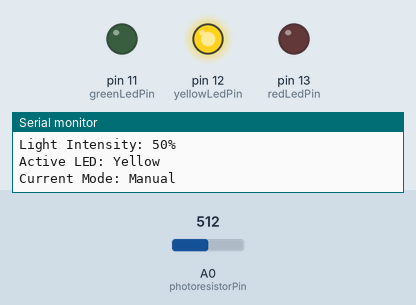
This sketch was run on a simulated Arduino Uno, built with avr-gcc and run on an emulated ATmega328P. Parts: output pins drawn as LEDs (lit = HIGH), the last lines printed to the serial monitor. The test bench sets the inputs (shaded band); at power-on: A0 (photoresistorPin) = 512.

Above: at 1.2 s.
1.3 s: A0 (photoresistorPin) set to 438
3.2 s: A0 (photoresistorPin) set to 401
At 5.1 s:
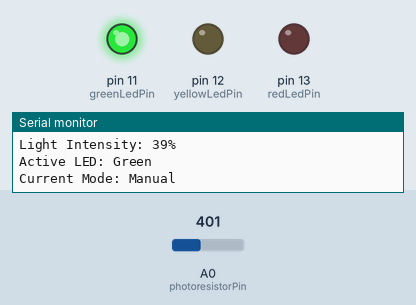
5.5 s: A0 (photoresistorPin) set to 900
At 6.7 s:
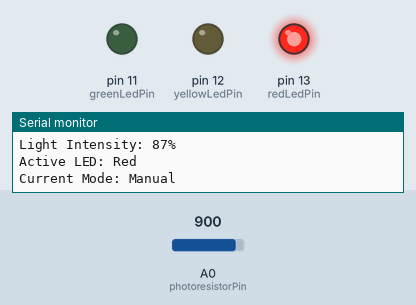
11.0 s: A0 (photoresistorPin) set to 738
12.5 s: A0 (photoresistorPin) set to 711
At 14.4 s:
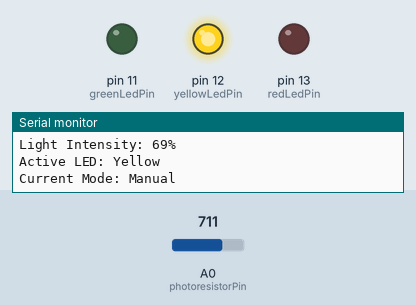
Timing chart, 0 to 15.5 s (numbered marks = the images above; inputs shaded):
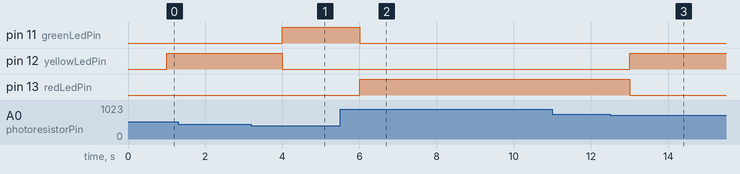

Measured:
- the behaviour switches between 420 and 419 on A0 (photoresistorPin) (found by bisection; images 0 and 1)
- the behaviour switches between 727 and 726 on A0 (photoresistorPin) (found by bisection; images 2 and 3)
- after the input at 3.2 s, pin 11 (greenLedPin): LOW → HIGH after 0.80 s; pin 12 (yellowLedPin): HIGH → LOW after 0.80 s
- after the input at 5.5 s, pin 11 (greenLedPin): HIGH → LOW after 0.50 s; pin 13 (redLedPin): LOW → HIGH after 0.50 s
- after the input at 12.5 s, pin 12 (yellowLedPin): LOW → HIGH after 0.50 s; pin 13 (redLedPin): HIGH → LOW after 0.50 s

The sketch:

SerialLightSensor.ino
```cpp
const int photoresistorPin = A0;
const int greenLedPin = 11;
const int yellowLedPin = 12;
const int redLedPin = 13;

enum Mode {
  MANUAL,
  AUTOMATIC
};
Mode currentMode = MANUAL;

int lowThreshold = 40;
int highThreshold = 70;

const int lowThreshold_auto = 40;
const int highThreshold_auto = 70;

unsigned long lastSerialPrintTime = 0;
const long serialPrintInterval = 1000;

void setup() {
  Serial.begin(9600);
  pinMode(greenLedPin, OUTPUT);
  pinMode(yellowLedPin, OUTPUT);
  pinMode(redLedPin, OUTPUT);
  Serial.println("Smart Light System Initialized.");
  Serial.println("Mode: MANUAL");
  Serial.println("Type 'MODE AUTO' or 'MODE MANUAL' to change modes.");
  Serial.println("In MANUAL mode, use 'SET LOW n' or 'SET HIGH n' (n=0-100).");
}

void loop() {
  checkSerialCommands();
  unsigned long currentTime = millis();
  if (currentTime - lastSerialPrintTime >= serialPrintInterval) {
    lastSerialPrintTime = currentTime;
    int sensorValue = analogRead(photoresistorPin);
    int intensityPercent = map(sensorValue, 0, 1023, 0, 100);
    updateLEDs(intensityPercent);
    printSerialStatus(intensityPercent);
  }
}

void checkSerialCommands() {
  if (Serial.available() > 0) {
    String command = Serial.readStringUntil('\n');
    command.trim(); //
    if (command.length() == 0) {
      return;
    }
    String commandUpper = command;
    commandUpper.toUpperCase(); //MODE MANUAL
    if (commandUpper == "MODE AUTO") {
      if (currentMode != AUTOMATIC) {
        currentMode = AUTOMATIC;
        Serial.println("Mode changed to AUTOMATIC.");
      }
    } else if (commandUpper == "MODE MANUAL") {
      if (currentMode != MANUAL) {
        currentMode = MANUAL;
        Serial.println("Mode changed to MANUAL.");
      }
    } else if (commandUpper.startsWith("SET LOW ") && currentMode == MANUAL) {
      parseSetCommand(command, "SET LOW ");
    } else if (commandUpper.startsWith("SET HIGH ") && currentMode == MANUAL) {
      parseSetCommand(command, "SET HIGH ");
    } else {
      Serial.println("Error: Wrong command");
    }
  }
}

void parseSetCommand(String command, String prefix) { // SET LOW
  String valueStr = command.substring(prefix.length()); /// command.substring(6)
  int n = valueStr.toInt();
  if (n >= 0 && n <= 100) {
    if (prefix == "SET LOW ") {
      if (n < highThreshold) {
        lowThreshold = n;
        Serial.print("New Low Threshold: ");
        Serial.println(lowThreshold);
      } else {
        Serial.println("Error: Low threshold must be less than high threshold.");
      }
    } else if (prefix == "SET HIGH ") {
      if (n > lowThreshold) {
        highThreshold = n;
        Serial.print("New High Threshold: ");
        Serial.println(highThreshold);
      } else {
        Serial.println("Error: High threshold must be greater than low threshold.");
      }
    }
  } else {
    Serial.println("Error: Value must be between 0 and 100.");
  }
}

void updateLEDs(int intensity) {
  int currentLow, currentHigh;
  if (currentMode == MANUAL) {
    currentLow = lowThreshold;
    currentHigh = highThreshold;
  } else {
    currentLow = lowThreshold_auto;
    currentHigh = highThreshold_auto;
  }
  if (intensity <= currentLow) {
    digitalWrite(greenLedPin, HIGH);
    digitalWrite(yellowLedPin, LOW);
    digitalWrite(redLedPin, LOW);
  } else if (intensity > currentLow && intensity <= currentHigh) {
    digitalWrite(greenLedPin, LOW);
    digitalWrite(yellowLedPin, HIGH);
    digitalWrite(redLedPin, LOW);
  } else {
    digitalWrite(greenLedPin, LOW);
    digitalWrite(yellowLedPin, LOW);
    digitalWrite(redLedPin, HIGH);
  }
}

void printSerialStatus(int intensity) {
  String activeLED = "";
  String environment = "";
  int currentLow, currentHigh;
  if (currentMode == MANUAL) {
    currentLow = lowThreshold;
    currentHigh = highThreshold;
  } else {
    currentLow = lowThreshold_auto;
    currentHigh = highThreshold_auto;
  }

  if (intensity <= currentLow) {
    activeLED = "Green";
    environment = "Cloudy";
  } else if (intensity > currentLow && intensity <= currentHigh) {
    activeLED = "Yellow";
    environment = "Normal";
  } else {
    activeLED = "Red";
    environment = "Bright Sunlight";
  }

  Serial.print("Light Intensity: ");
  Serial.print(intensity);
  Serial.println("%");
  Serial.print("Active LED: ");
  Serial.println(activeLED);
  Serial.print("Current Mode: ");
  if (currentMode == 0) {
  Serial.println("Manual");
  } else if (currentMode == 1) {
    Serial.println("Automatic");
  }

  if (currentMode == AUTOMATIC) {
    Serial.print("Environment: ");
    Serial.println(environment);
  }
  Serial.println();
}
```
